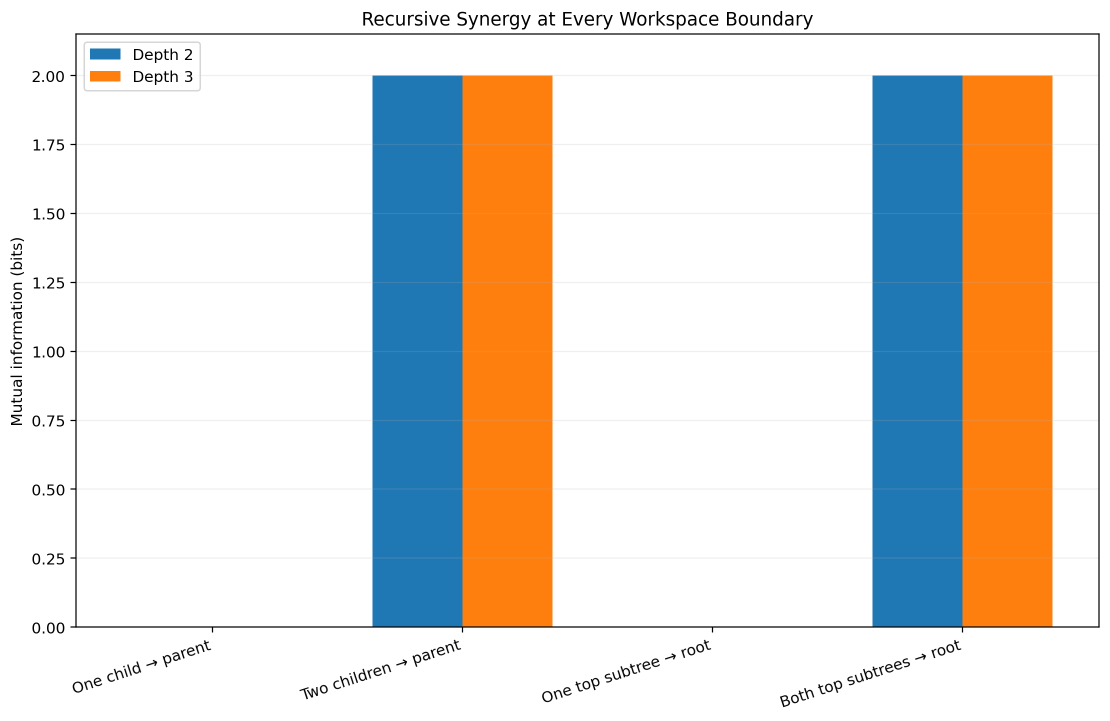
#> input picture experiments/rrct-lineage/komorebi-nested-cognition-limited-test/01_recursive_synergy_information.png, 2220 x 1442 px (shown at 1/2 size)
$ python -i edges.py   (imports and definitions only)
#> lines starting #> are read from the running program, lines starting #| are printed output that depends on the picture; after the words box and inside, x2 and y2 are one past the last pixel; in counts of white or black regions, pixels touching at a corner belong together
from __future__ import annotations

from collections.abc import Sequence

import numpy as np
from scipy import ndimage


# [15 lines left out: functions fft_lowpass_1d, fft_lowpass_2d, not called in this run]


def exact_edge_reconstruct_1d(smooth: Sequence[float], edge_packet: Sequence[float], modes: int) -> np.ndarray:
    return fft_lowpass_1d(smooth, modes) + np.asarray(edge_packet, dtype=float)


def exact_edge_reconstruct_2d(smooth: np.ndarray, edge_packet: np.ndarray, cutoff: int) -> np.ndarray:
    return fft_lowpass_2d(smooth, cutoff) + np.asarray(edge_packet, dtype=float)


def otsu_threshold(values: np.ndarray, bins: int = 256) -> float:
    arr = np.asarray(values, dtype=float).ravel()
    lo, hi = float(arr.min()), float(arr.max())
    if np.isclose(lo, hi):
        return lo
    hist, edges = np.histogram(arr, bins=bins, range=(lo, hi))
    centers = (edges[:-1] + edges[1:]) / 2.0
    prob = hist.astype(float) / max(hist.sum(), 1)
    omega = np.cumsum(prob)
    mu = np.cumsum(prob * centers)
    variance = (mu[-1] * omega - mu) ** 2 / np.maximum(omega * (1.0 - omega), 1e-15)
    return float(centers[int(np.argmax(variance))])


# [38 lines left out: functions estimate_packet_1d, _periodic_harmonic_inpaint_1d, estimated_edge_reconstruct_1d, not called in this run]


def estimate_packet_2d(image: np.ndarray, coarse_cutoff: int = 8, min_fraction: float = 0.002) -> np.ndarray:
    """Estimate positive-contrast binary packets by Otsu separation and topology cleanup."""
    arr = np.asarray(image, dtype=float)
    candidate = arr > otsu_threshold(arr)
    candidate = ndimage.binary_opening(candidate, structure=np.ones((3, 3)))
    labels, count = ndimage.label(candidate)
    if count:
        sizes = ndimage.sum(candidate, labels, range(1, count + 1))
        keep = [i + 1 for i, size in enumerate(sizes) if size >= min_fraction * arr.size]
        if not keep:
            keep = [int(np.argmax(sizes)) + 1]
        candidate = np.isin(labels, keep)
    candidate = ndimage.binary_fill_holes(candidate)
    return ndimage.binary_closing(candidate, structure=np.ones((3, 3))).astype(bool)


# [26 lines left out: functions harmonic_inpaint_2d, estimated_edge_reconstruct_2d, not called in this run]


def rmse(a: np.ndarray, b: np.ndarray) -> float:
    return float(np.sqrt(np.mean((np.asarray(a) - np.asarray(b)) ** 2)))


# [12 lines left out: functions mask_iou, boundary_band, not called in this run]

>>> import cv2
>>> picture = cv2.imread('../../../../../../../../experiments/rrct-lineage/komorebi-nested-cognition-limited-test/01_recursive_synergy_information.png', cv2.IMREAD_GRAYSCALE)
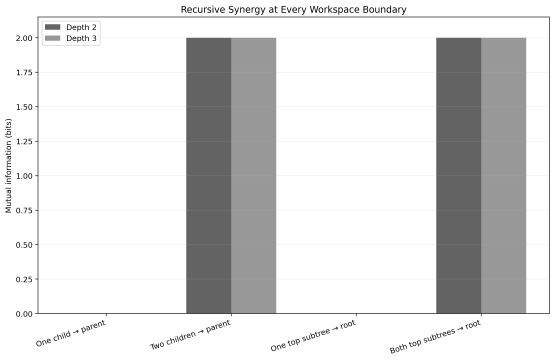
#> picture: shape (1442, 2220) (shown at 1/4 size); min 0, max 255, mean 219.7
>>> result = estimate_packet_2d(picture)
#> in otsu_threshold, `lo, hi = float(arr.min()), float(arr.max())`: lo = 0; hi = 255
#> in otsu_threshold, `hist, edges = np.histogram(arr, bins=bins, range=(lo, hi))`: hist = 256 values, max 2299502 at index 255, min 33 at index 210, mean 12504.8; edges = 257 values from 0 to 255
#> in otsu_threshold, `centers = (edges[:-1] + edges[1:]) / 2.0`: centers = 256 values from 0.498 to 254.5
#> in otsu_threshold, `prob = hist.astype(float) / max(hist.sum(), 1)`: prob = 256 values, max 0.718 at index 255, min 1.03e-05 at index 210, mean 0.00391
#> in otsu_threshold, `omega = np.cumsum(prob)`: omega = 256 values from 0.00651 to 1
#> in otsu_threshold, `mu = np.cumsum(prob * centers)`: mu = 256 values from 0.00324 to 219.3
#> in otsu_threshold, `variance = (mu[-1] * omega - mu) ** 2 / np.maximum(omega * (1.0 - omeg..`: variance = 256 values, max 3396.1 at index 187, min 3.23e-12 at index 255, mean 2039.2
#> in estimate_packet_2d, `candidate = arr > otsu_threshold(arr)`:
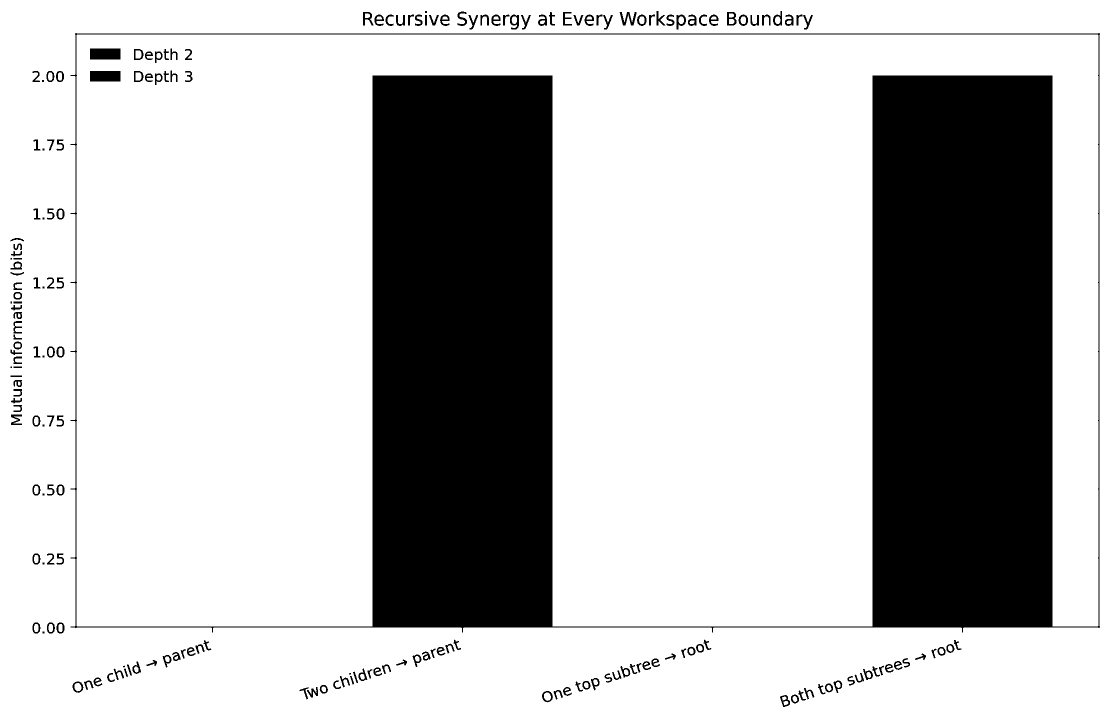
#> candidate: shape (1442, 2220) bool (shown at 1/2 size); 73.9% white; 191 black regions (15 under 20 px), largest, box (x1, y1, x2, y2) and area: (141, 66, 2200, 1265) 806704, (180, 97, 241, 119) 1342, (180, 142, 241, 163) 1281
#> in estimate_packet_2d, `labels, count = ndimage.label(candidate)`:
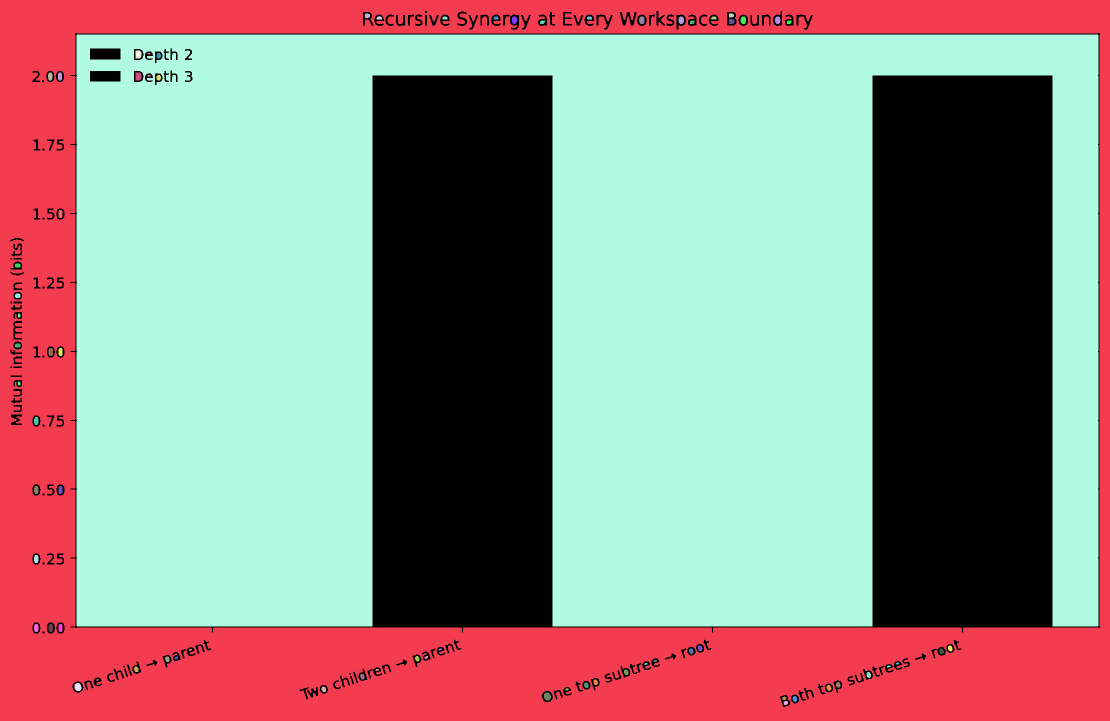
#> labels: shape (1442, 2220) int32 (shown at 1/2 size); 73 distinct labels, from 0 to 72; one colour per label, 0 black
#> in estimate_packet_2d, `labels, count = ndimage.label(candidate)`: count = 72
#> in estimate_packet_2d, `sizes = ndimage.sum(candidate, labels, range(1, count + 1))`: sizes = 72 values, max 1621618 at index 17, min 18 at index 19, mean 32854
#> in estimate_packet_2d, `keep = [i + 1 for i, size in enumerate(sizes) if size >= min_fraction ..`: keep = [1, 18]
#> in estimate_packet_2d, `candidate = np.isin(labels, keep)`:
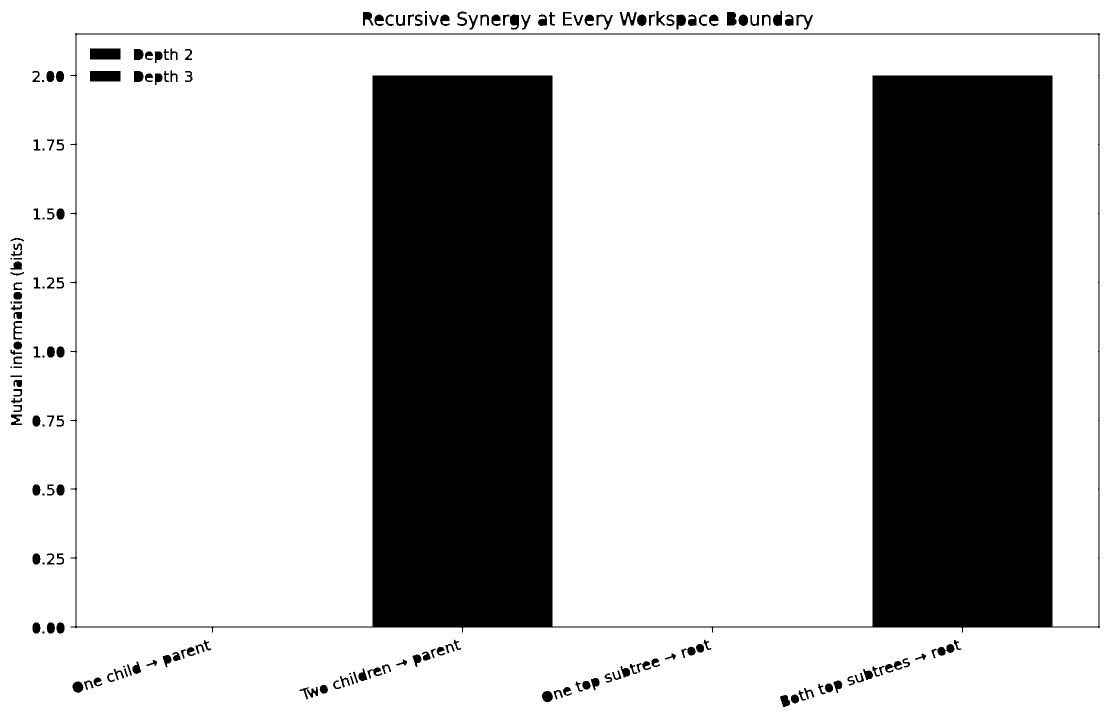
#> candidate: shape (1442, 2220) bool (shown at 1/2 size); 73.7% white; 178 black regions (15 under 20 px), largest, box (x1, y1, x2, y2) and area: (141, 66, 2200, 1265) 806704, (180, 97, 241, 119) 1342, (180, 142, 241, 163) 1281
#> in estimate_packet_2d, `return ndimage.binary_closing(candidate, structure=np.ones((3, 3))).as..`:
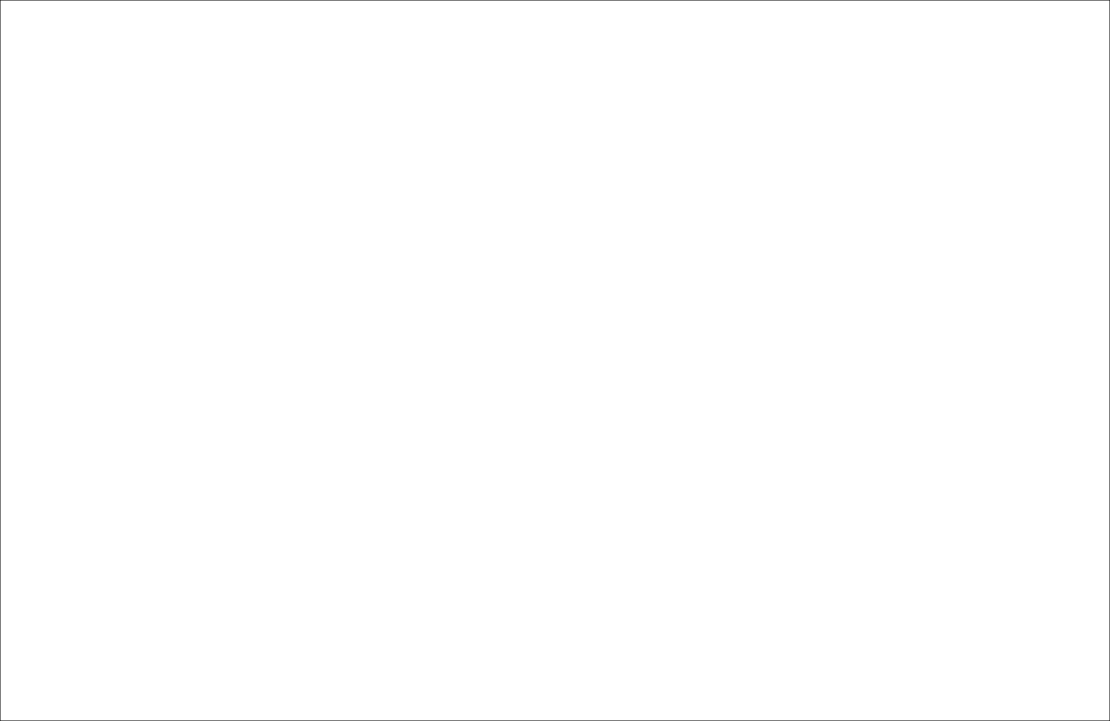
#> returned value: shape (1442, 2220) bool (shown at 1/2 size); 99.8% white; black in thin lines or dots

$ run again, on experiments/rrct-lineage/komorebi-nested-cognition-limited-test/02_hierarchy_compression.png
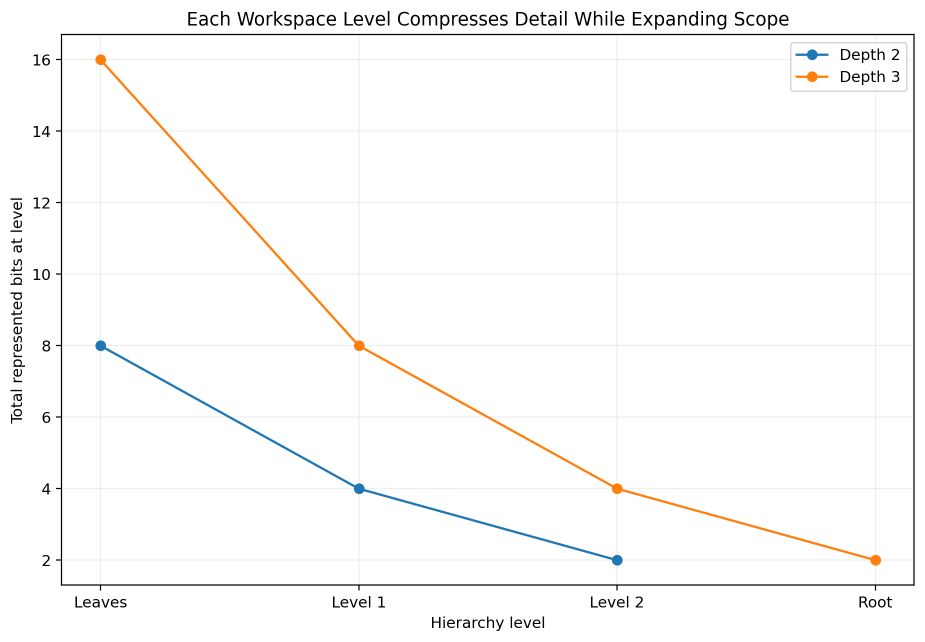
#> input picture experiments/rrct-lineage/komorebi-nested-cognition-limited-test/02_hierarchy_compression.png, 1850 x 1284 px (shown at 1/2 size)
#> lo = 0; hi = 255
#> hist = 256 values, max 2233046 at index 255, min 17 at index 94, mean 9278.9; edges = 257 values from 0 to 255
#> centers = 256 values from 0.498 to 254.5
#> prob = 256 values, max 0.94 at index 255, min 7.16e-06 at index 94, mean 0.00391
#> omega = 256 values from 0.00926 to 1
#> mu = 256 values from 0.00461 to 249.8
#> variance = 256 values, max 765.7 at index 141, min 0 at index 255, mean 695.4
#> in estimate_packet_2d, `labels, count = ndimage.label(candidate)`:
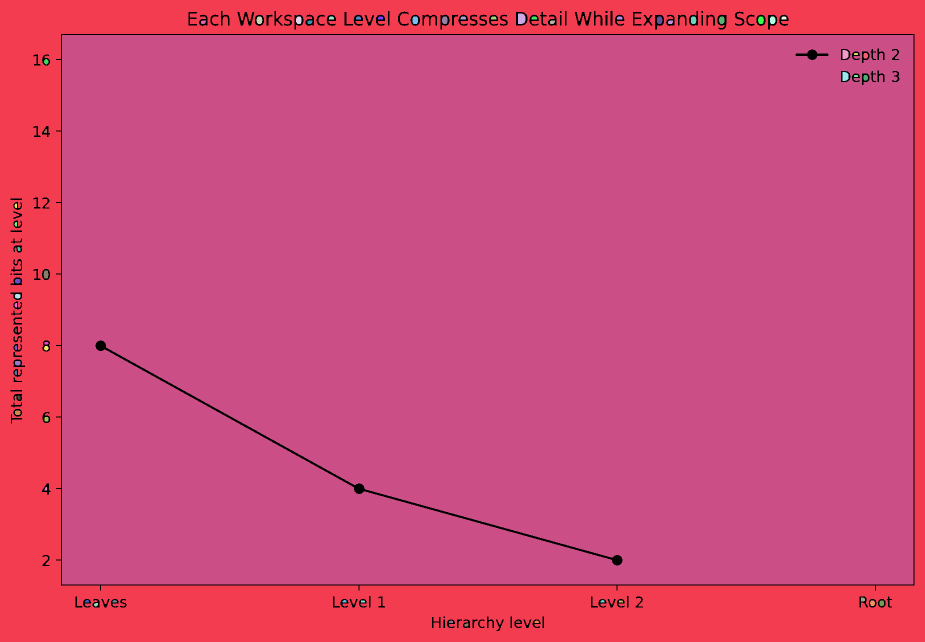
#> labels: shape (1284, 1850) int32 (shown at 1/2 size); 64 distinct labels, from 0 to 63; one colour per label, 0 black
#> count = 63
#> sizes = 63 values, max 1863214 at index 23, min 29 at index 48, mean 37110.6
#> keep = [1, 24]
#> in estimate_packet_2d, `candidate = np.isin(labels, keep)`:
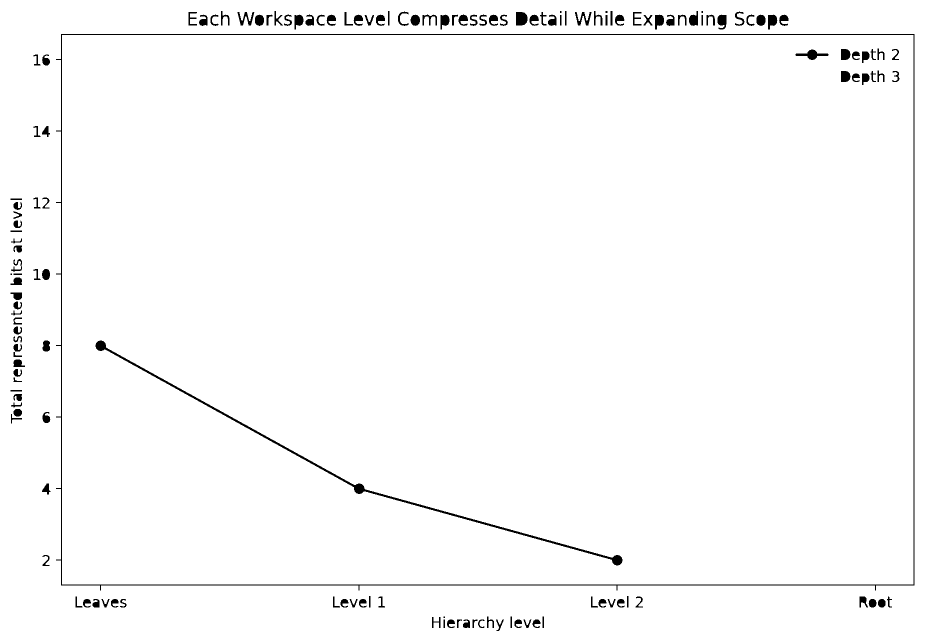
#> candidate: shape (1284, 1850) bool (shown at 1/2 size); 98.2% white; 147 black regions (5 under 20 px), largest, box (x1, y1, x2, y2) and area: (112, 68, 1829, 1181) 11464, (191, 681, 1245, 1131) 5551, (1591, 99, 1657, 120) 562

$ run again, on experiments/rrct-lineage/komorebi-nested-cognition-limited-test/03_nested_workspace_interventions.png
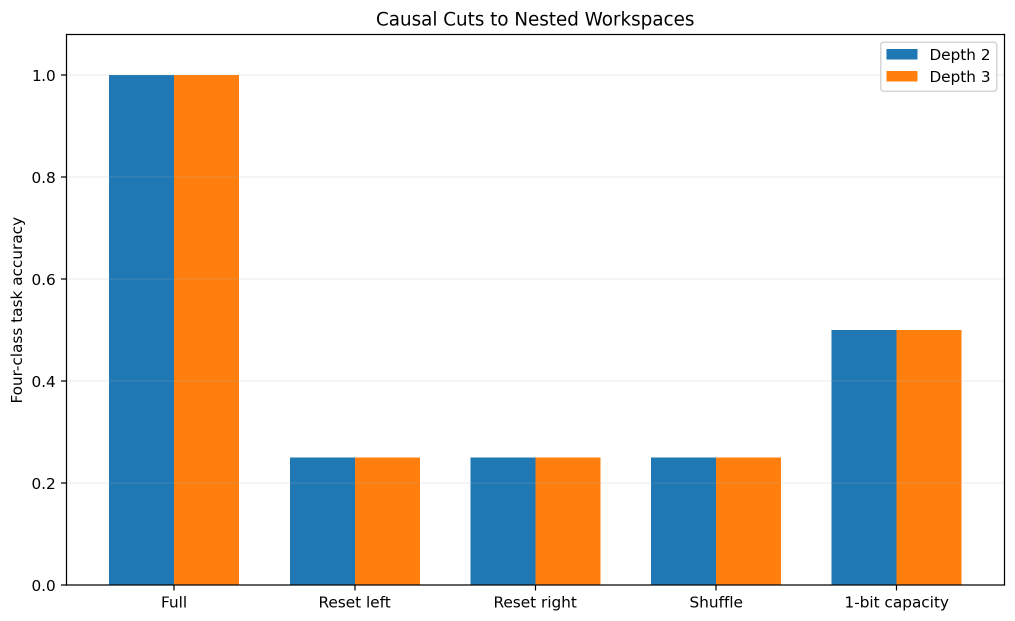
#> input picture experiments/rrct-lineage/komorebi-nested-cognition-limited-test/03_nested_workspace_interventions.png, 2030 x 1242 px (shown at 1/2 size)
#> lo = 0; hi = 255
#> hist = 256 values, max 1850366 at index 255, min 6 at index 188, mean 9848.7; edges = 257 values from 0 to 255
#> centers = 256 values from 0.498 to 254.5
#> prob = 256 values, max 0.734 at index 255, min 2.38e-06 at index 188, mean 0.00391
#> omega = 256 values from 0.00793 to 1
#> mu = 256 values from 0.00395 to 220.8
#> variance = 256 values, max 3310.9 at index 187, min 0 at index 255, mean 2004
#> in estimate_packet_2d, `labels, count = ndimage.label(candidate)`:
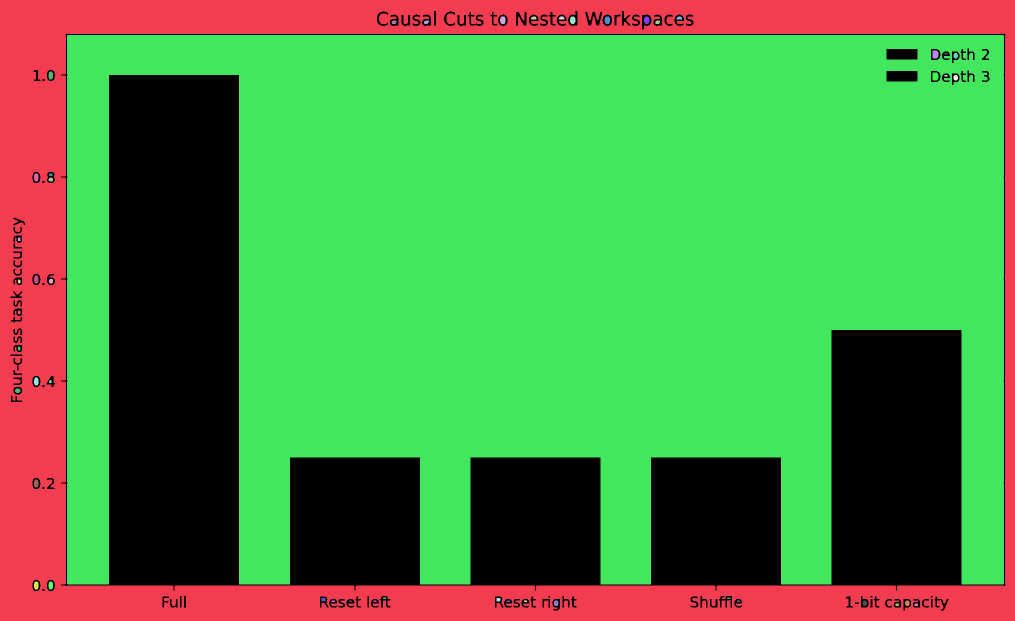
#> labels: shape (1242, 2030) int32 (shown at 1/2 size); 50 distinct labels, from 0 to 49; one colour per label, 0 black
#> count = 49
#> sizes = 49 values, max 1459119 at index 11, min 18 at index 13, mean 38645.9
#> keep = [1, 12]
#> in estimate_packet_2d, `candidate = np.isin(labels, keep)`:
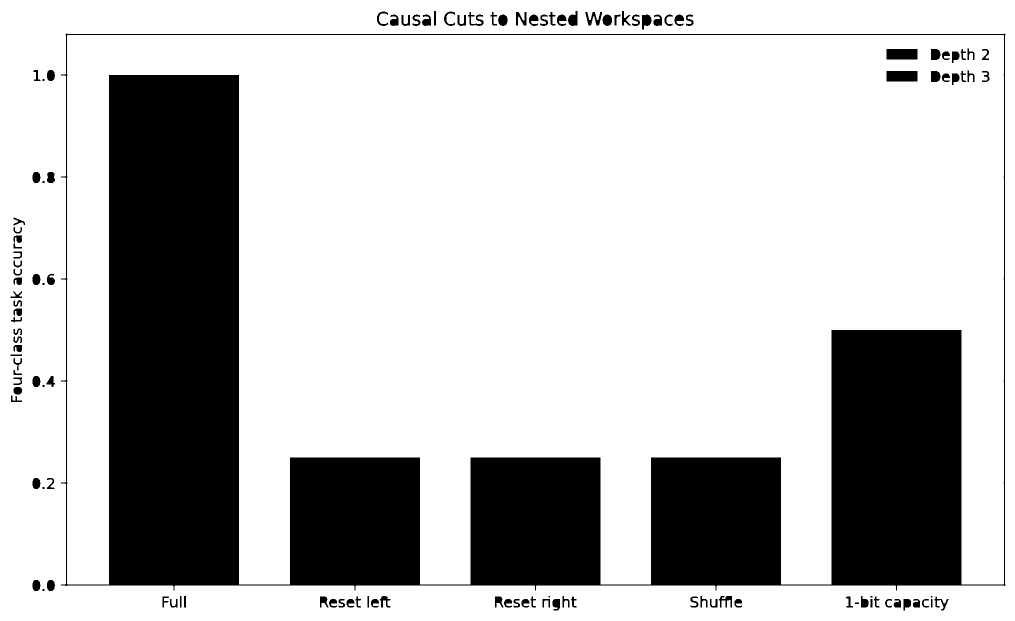
#> candidate: shape (1242, 2030) bool (shown at 1/2 size); 75% white; 121 black regions (9 under 20 px), largest, box (x1, y1, x2, y2) and area: (122, 67, 2011, 1181) 607588, (1773, 98, 1835, 119) 1302, (1773, 142, 1835, 163) 1302
